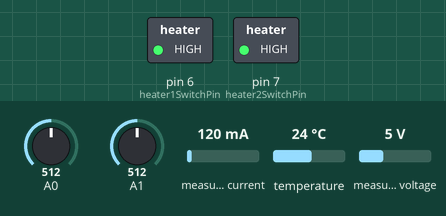
Bench run of a sketch on a simulated Arduino Uno, built with avr-gcc and run on an emulated ATmega328P. Shown: switched loads named in the sketch (green lamp = pin HIGH). The inputs (shaded band) are chosen by the test bench; at power-on: A0 = 512, measured voltage 5 V, A1 = 512, measured current 120 mA, temperature 24 °C. What the sketch prints to the serial monitor is not drawn.

Above: at 1.2 s.
1.3 s: A0 set to 537
2.8 s: A0 set to 563
At 3.5 s:
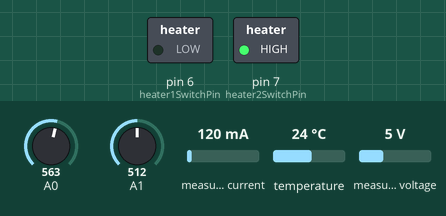
6.5 s: measured voltage set to 4.1 V
8.0 s: measured voltage set to 3.7 V
At 8.8 s:
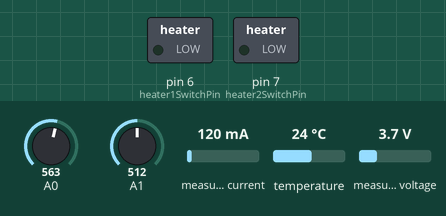
Timing chart, 0 to 11.0 s (numbered marks = the images above; inputs shaded):
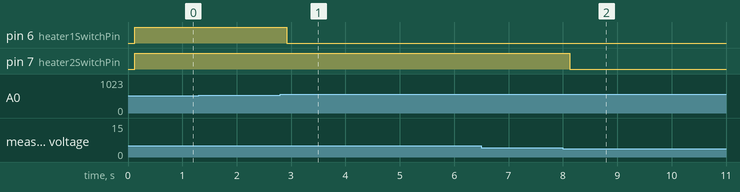

Measured:
- the behaviour switches between 545 and 546 on A0 (found by bisection; images 0 and 1)
- the behaviour switches between 4 and 3.9 V on measured voltage (found by bisection; images 1 and 2)
- after the input at 1.3 s, every drawn part: stays the same
- after the input at 2.8 s, pin 6 (heater1SwitchPin): HIGH → LOW after 0.12 s
- after the input at 6.5 s, every drawn part: stays the same
- after the input at 8.0 s, pin 7 (heater2SwitchPin): HIGH → LOW after 0.12 s

The sketch:

uno_tcs_sw_dev.ino
```cpp
// ArduSat Arduino Uno Thermal Subsystem SW
// Peter Mahoney SP '24
#include <stdio.h>
#include <string.h>
#include "config.h"
#include <Adafruit_INA219.h>
#include <AHT20.h>

#define ADDR_TCS "TCS_ADDRS"
char myAddress;
// initialize timing
unsigned long previousMillis = 0;
// global TLM variables
bool heatersEnabled;
bool heater1On;
bool heater2On;
float temp_panel_1;
float temp_panel_2;
float temp_board;
float railVoltage;
float heaterCurrent;
float heaterPower;
// UNO digital pins
int heater1SwitchPin = 6;
int heater2SwitchPin = 7;
// UNO analog pins
int thermistor_pin_1 = 0;
int thermistor_pin_2 = 1;
// Subsystem constants
const float panelNomLowC = 25.0;
const float panelNomHighC = 28.0;
const float panelSurvivalLowC = 20.0;
const float panelSurvivalHighC = 22.0;
const float railVoltageHigh = 7.0; //volts
const float railVoltageLow = 4.0; //volts
const float heaterCurrentHigh = 2000; //mA
// Other global variables
float setpoint_low;
float setpoint_high;
// Peripherals
Adafruit_INA219 ina219;
AHT20 aht20;

void setup() {
  // initiate serial interface to mega UART
  // also can be serial monitor for debug
  Serial.begin(9600);
  pinMode(heater1SwitchPin, OUTPUT); // Set heater pin as output
  pinMode(heater2SwitchPin, OUTPUT); // Set heater pin as output
  // pull in TCS address
  for (int i = 0; i < sizeof(addrs) / sizeof(addrs[0]); i++) {
        if (addrs[i].name == ADDR_TCS) {
            myAddress=addrs[i].address;
            break;
    }
  }
  // initiate I2C interfaces
  // Current voltage monitor
  if (! ina219.begin()) {
    Serial.print(START_MARKER);
    Serial.print(myAddress);
    Serial.print(LOG_TYPE);
    Serial.print("Failed to find INA219 chip");
    Serial.print(END_MARKER);
  }
  // Current voltage monitor
  if (! aht20.begin()) {
    Serial.print(START_MARKER);
    Serial.print(myAddress);
    Serial.print(LOG_TYPE);
    Serial.print("Failed to find AHT20 chip");
    Serial.print(END_MARKER);
  }
  // nominal heater setpoints
  setpoint_low=panelNomLowC;
  setpoint_high=panelNomHighC;
  // start with heaters enabled
  heatersEnabled = true;
  // testing only
  temp_panel_2 = 24.0;
  heater1On=false;
  heater2On=false;
  }

void loop() {
  // slow down loop
  delay(100);
  char commandRead = readCommand();
  // ! means it wasn't a command received
  if (commandRead != '!') {
    processCommand(commandRead);
  }
  // Process sensor data
  collectData();
  // Check autonomy rules
  processAutonomy();
  // Actuate heaters
  actuateHeater(temp_panel_1,1);
  actuateHeater(temp_panel_2,2);
  // Send unsolicited telem to MEGA on schedule
  unsigned long currentMillis = millis();
  if (currentMillis - previousMillis >= TLM_PERIOD) {
    sendTlm();
    previousMillis=currentMillis;
  }
}
void collectData(){
  temp_panel_1 = read10kThermistor(thermistor_pin_1);
  temp_panel_2 = read10kThermistor(thermistor_pin_2);
  temp_board = readI2CTemp();
  railVoltage = ina219.getBusVoltage_V();
  heaterCurrent = ina219.getCurrent_mA();
  heaterPower = ina219.getPower_mW();
}
float read10kThermistor(float analogPin){
  int tempReading = analogRead(analogPin);
  double tempK = log(10000.0 * ((1024.0 / tempReading - 1)));
  tempK = 1 / (0.001129148 + (0.000234125 + (0.0000000876741 * tempK * tempK )) * tempK ); //  Temp Kelvin
  float tempC = tempK - 273.15;            // Convert Kelvin to Celcius
  return tempC;
}
float readI2CTemp(){
  float tempC = aht20.getTemperature();
  if (isnan(tempC)) {
    return 0.0;
  }
  return tempC;
}
void actuateHeater(float tempC, int heaterId){
  if (tempC < setpoint_low && heatersEnabled == true) {
      // If the temperature is above setpoint and heaters enabled, turn on
    if (heaterId == 1) {
      digitalWrite(heater1SwitchPin, HIGH);
      heater1On = true;
    }
    else if (heaterId ==2){
      digitalWrite(heater2SwitchPin, HIGH);
      heater2On = true;
    }
  }
  // If the temperature is above setpoint or heaters disabled, turn off
  else if (tempC > setpoint_high || heatersEnabled == false) {
    if (heaterId == 1) {
      digitalWrite(heater1SwitchPin, LOW);
      heater1On = false;
    }
    else if (heaterId ==2){
      digitalWrite(heater2SwitchPin, LOW);
      heater2On = false;
    }
  }
}
void sendTlm() {
  // Gather telem from system and send
  int heater1OnInt = heater1On ? 1 : 0;  // Convert bool to int (1 for true, 0 for false)
  int heater2OnInt = heater2On ? 1 : 0;
  int heatersEnabledInt = heatersEnabled ? 1 : 0;
  char tempPanel1Str[8];
  dtostrf(temp_panel_1,6,2,tempPanel1Str);
  char tempPanel2Str[8];
  dtostrf(temp_panel_2,6,2,tempPanel2Str);
  char tempBoardStr[8];
  dtostrf(temp_board,6,2,tempBoardStr);
  char busVStr[8];
  dtostrf(railVoltage,6,2,busVStr);
  char heaterCurStr[8];
  dtostrf(heaterCurrent,6,2,heaterCurStr);
  char heaterPowStr[8];
  dtostrf(heaterPower,6,2,heaterPowStr);
  // Buffer to hold the CSV string (adjust the size as needed)
  char csvTcsPacket[60];
  // Format the data into the CSV string
  snprintf(csvTcsPacket, sizeof(csvTcsPacket), "%s,%s,%s,%s,%s,%s,%d,%d,%d", tempPanel1Str, tempPanel2Str, tempBoardStr, busVStr, heaterCurStr,heaterPowStr, heatersEnabledInt, heater1OnInt, heater2OnInt);
  // Send data across UART to MEGA
  Serial.print(START_MARKER);
  Serial.print(myAddress);
  Serial.print(TLM_TYPE);
  Serial.print(csvTcsPacket);
  Serial.print(END_MARKER);
}
// Reads commands in (if any) from UART buffer
char readCommand() {
    char noCommand = '!';
    if (Serial.available()>0) {
      char receivedChar = Serial.read();
      if (receivedChar == START_MARKER) {
        char address = Serial.read();
        if (address == myAddress) {
          char messageType = Serial.read();
          if (messageType == CMD_TYPE){
            char commandId  = Serial.read();
            return commandId;
          }
        }
      }
    }
    return noCommand;
  }
 // Takes in a command character and validates
 // then executes
void processCommand(char commandId) {
  bool commandConfirmed = false;
  const char* commandName;
  for (int i = 0; i < sizeof(tcsCmds)/ sizeof(tcsCmds[0]); i++) {
        if (tcsCmds[i].id == commandId) {
            commandConfirmed = true;
            commandName = tcsCmds[i].name;
            break; // Character found in the list
        }
    }
  // Character not found in the list
  if (!commandConfirmed){
    Serial.print(START_MARKER);
    Serial.print(myAddress);
    Serial.print(LOG_TYPE);
    Serial.print("Command not found by TCS.");
    Serial.print(END_MARKER);
    return;
  }
  // Execute command and send log back to MEGA
  switch (commandId) {
    case 'A':
      heatersEnabled = true;
      break;
    case 'B':
      heatersEnabled = false;
      break;
    case 'C':
      setpoint_low = panelNomLowC;
      setpoint_high = panelNomHighC;
      break;
    case 'D':
      setpoint_low = panelSurvivalLowC;
      setpoint_high = panelSurvivalHighC;
      break;
    default:
      return;
  }
  Serial.print(START_MARKER);
  Serial.print(myAddress);
  Serial.print(LOG_TYPE);
  Serial.print("TCS processed command: ");
  Serial.print(commandName);
  Serial.print(END_MARKER);
  }

void processAutonomy(){
    // power conditions off nominal, disable both heaters
    if (heaterCurrent>heaterCurrentHigh || (railVoltage>railVoltageHigh) || (railVoltage<railVoltageLow)){
      heatersEnabled = false;
      Serial.print(START_MARKER);
      Serial.print(myAddress);
      Serial.print(LOG_TYPE);
      Serial.print("Heaters disabled by autonomy.");
      Serial.print(END_MARKER);

    }
  }
```

config.h
```cpp
// config.h

#ifndef CONFIG_H
#define CONFIG_H
// Packet start and end markers
#define START_MARKER '<'
#define END_MARKER   '>'
#define TLM_TYPE   'T'
#define CMD_TYPE   'C'
#define LOG_TYPE   'L'
// Telem publish period (msec)
#define TLM_PERIOD 5000

// Define address struct
struct Addresses {
    const char* name;  // Address name (string)
    char address;      // Shorter identifier (char or hexadecimal)
};

// Define packet type struct
struct PacketTypes {
    const char* name;  // Packet type (string)
    char type;      // Shorter identifier (char or hexadecimal)
};
// Define telemetry struct
struct Telemetry {
    const char* name;  // Telemetry point name (string)
    char id;           // Shorter identifier (char or hexadecimal)
};

// Define command struct
struct Commands {
    const char* name;  // Command name (string)
    char id;           // Shorter identifier (char or hexadecimal)
};

// Define autonomy rules struct
struct AutonomyRules {
    const char* name;  // Rule name (string)
    char id;           // Shorter identifier (char or hexadecimal)
};

// Define addresses
const Addresses addrs[] = {
    {"TCS_ADDRS", 'H'},
    {"ADCS_ADDRS", 'A'},
    {"CDH_ADDRS", 'C'},
    {"TTC_ADDRS", 'T'},
    {"EPS_ADDRS", 'E'},
    // Add more addresses as needed...
};
// Define packet types
const PacketTypes pckts[] = {
    {"TLM_PACKET", 'T'},
    {"CMD_PACKET", 'C'},
    {"LOG_PACKET", 'L'},
    // Add more packet types as needed...
};

// Define telemetry points
const Telemetry tcsPoints[] = {
    {"PANEL_TEMP_1_C", 'A'},
    {"PANEL_TEMP_2_C", 'B'},
    {"TEMP_BOARD_C", 'C'},
    {"HEATER_RAIL_VOLTAGE", 'D'},
    {"HEATER_RAIL_CURRENT", 'E'},
    {"HEATER_RAIL_POWER", 'F'},
    {"HEATERS_ENABLED", 'G'},
    {"HEATER_1_ON", 'H'},
    {"HEATER_2_ON", 'I'},

    // Add more telemetry points as needed...
};

// Define commands
const Commands tcsCmds[] = {
    {"ENABLE_HEATERS", 'A'},
    {"DISABLE_HEATERS", 'B'},
    {"NOMINAL_SETPOINTS", 'C'},
    {"SURVIVAL_SETPOINTS", 'D'},
    // Add more commands as needed...
};
// Define telemetry points
const Telemetry adcsPoints[] = {
    {"PDIODE_A", 'A'},
    {"PDIODE_B", 'B'},
    {"PDIODE_B", 'C'},
    {"PDIODE_B", 'D'},
    {"MOTOR_ON", 'E'},
    {"IMU_ENABLED", 'F'},
    {"IMU_X_ACCEL", 'G'},
    {"IMU_Y_ACCEL", 'H'},
    {"IMU_Z_ACCEL", 'I'},

    // Add more telemetry points as needed...
};

// Define commands
const Commands adcsCmds[] = {
    {"ACTIVATE_RXWHEEL", 'A'},
    {"DISABLE_RXWHEEL", 'B'},
    // Add more commands as needed...
};
// Define telemetry points
const Telemetry epsPoints[] = {
    {"BUS_VOLTAGE", 'A'}, //V
    {"BUS_CURRENT", 'B'}, //mA
    {"BUS_POWER", 'C'}, //mW
    {"WHEEL_SWITCH_ON", 'D'},
};
const Commands epsCmds[] = {
    {"ENABLE_WHEEL_SWITCH", 'A'},
    {"DISABLE_WHEEL_SWITCH", 'B'},
    // Add more commands as needed...
};
// Define commands
const Commands cdhCmds[] = {
    {"RESET_TCS", 'A'},
    {"RESET_ADCS", 'B'},
    {"RESET_TTC", 'C'},
    {"RESET_ALL", 'D'},
    {"ENABLE_EPS", 'E'},
    {"DISABLE_EPS", 'F'},
    // Add more commands as needed...
};
// Define rules
const AutonomyRules cdhAutonomy[] = {
    {"TCS_WATCHDOG", 'A'},
    {"ADCS_WATCHDOG", 'B'},
    {"TTC_WATCHDOG", 'C'},
    {"OVERTEMP", 'D'},
    {"ADCS_FAULT", 'E'},
    // Add more rules as needed...
};
const AutonomyRules epsAutonomy[] = {
    {"UNSAFE_BATT_SOC", 'A'},
    {"LOW_RAIL_VOLTAGE", 'B'},
    {"HIGH_RAIL_VOLTAGE", 'C'},
    // Add more rules as needed...
};
#endif // End of CONSTANTS_H
```
